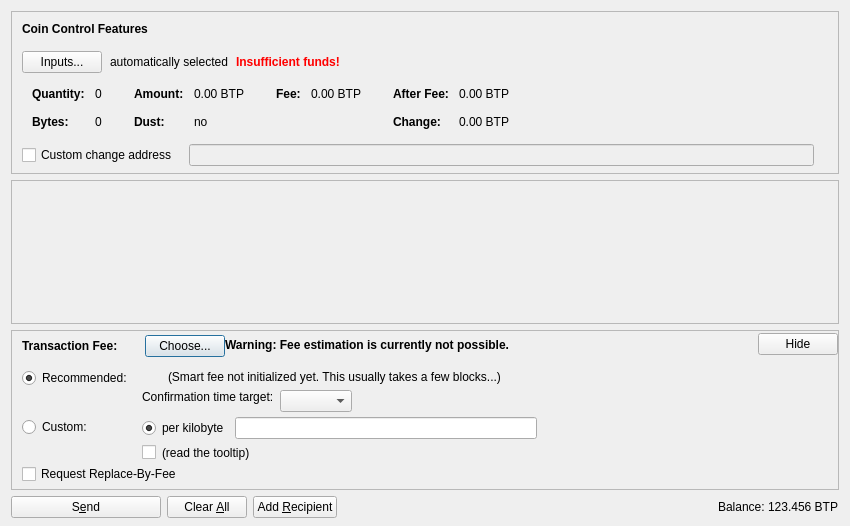
<?xml version="1.0" encoding="UTF-8"?>
<ui version="4.0">
 <class>SendCoinsDialog</class>
 <widget class="QDialog" name="SendCoinsDialog">
  <property name="geometry">
   <rect>
    <x>0</x>
    <y>0</y>
    <width>850</width>
    <height>526</height>
   </rect>
  </property>
  <property name="windowTitle">
   <string>Send Coins</string>
  </property>
  <layout class="QVBoxLayout" name="verticalLayout" stretch="0,1,0,0">
   <property name="bottomMargin">
    <number>8</number>
   </property>
   <item>
    <widget class="QFrame" name="frameCoinControl">
     <property name="sizePolicy">
      <sizepolicy hsizetype="Expanding" vsizetype="Expanding">
       <horstretch>0</horstretch>
       <verstretch>0</verstretch>
      </sizepolicy>
     </property>
     <property name="maximumSize">
      <size>
       <width>16777215</width>
       <height>16777215</height>
      </size>
     </property>
     <property name="frameShape">
      <enum>QFrame::StyledPanel</enum>
     </property>
     <property name="frameShadow">
      <enum>QFrame::Sunken</enum>
     </property>
     <layout class="QVBoxLayout" name="verticalLayoutCoinControl2">
      <property name="spacing">
       <number>0</number>
      </property>
      <property name="leftMargin">
       <number>0</number>
      </property>
      <property name="topMargin">
       <number>0</number>
      </property>
      <property name="rightMargin">
       <number>0</number>
      </property>
      <property name="bottomMargin">
       <number>6</number>
      </property>
      <item>
       <layout class="QVBoxLayout" name="verticalLayoutCoinControl" stretch="0,0,0,0,1">
        <property name="spacing">
         <number>0</number>
        </property>
        <property name="leftMargin">
         <number>10</number>
        </property>
        <property name="topMargin">
         <number>10</number>
        </property>
        <item>
         <layout class="QHBoxLayout" name="horizontalLayoutCoinControl1">
          <property name="bottomMargin">
           <number>15</number>
          </property>
          <item>
           <widget class="QLabel" name="labelCoinControlFeatures">
            <property name="sizePolicy">
             <sizepolicy hsizetype="Preferred" vsizetype="Maximum">
              <horstretch>0</horstretch>
              <verstretch>0</verstretch>
             </sizepolicy>
            </property>
            <property name="font">
             <font>
              <weight>75</weight>
              <bold>true</bold>
             </font>
            </property>
            <property name="styleSheet">
             <string notr="true">font-weight:bold;</string>
            </property>
            <property name="text">
             <string>Coin Control Features</string>
            </property>
           </widget>
          </item>
         </layout>
        </item>
        <item>
         <layout class="QHBoxLayout" name="horizontalLayoutCoinControl2" stretch="0,0,0,0">
          <property name="spacing">
           <number>8</number>
          </property>
          <property name="bottomMargin">
           <number>10</number>
          </property>
          <item>
           <widget class="QPushButton" name="pushButtonCoinControl">
            <property name="styleSheet">
             <string notr="true"/>
            </property>
            <property name="text">
             <string>Inputs...</string>
            </property>
            <property name="autoDefault">
             <bool>false</bool>
            </property>
           </widget>
          </item>
          <item>
           <widget class="QLabel" name="labelCoinControlAutomaticallySelected">
            <property name="text">
             <string>automatically selected</string>
            </property>
            <property name="margin">
             <number>5</number>
            </property>
           </widget>
          </item>
          <item>
           <widget class="QLabel" name="labelCoinControlInsuffFunds">
            <property name="font">
             <font>
              <weight>75</weight>
              <bold>true</bold>
             </font>
            </property>
            <property name="styleSheet">
             <string notr="true">color:red;font-weight:bold;</string>
            </property>
            <property name="text">
             <string>Insufficient funds!</string>
            </property>
            <property name="margin">
             <number>5</number>
            </property>
           </widget>
          </item>
          <item>
           <spacer name="horizontalSpacerCoinControl">
            <property name="orientation">
             <enum>Qt::Horizontal</enum>
            </property>
            <property name="sizeHint" stdset="0">
             <size>
              <width>40</width>
              <height>1</height>
             </size>
            </property>
           </spacer>
          </item>
         </layout>
        </item>
        <item>
         <widget class="QWidget" name="widgetCoinControl" native="true">
          <property name="sizePolicy">
           <sizepolicy hsizetype="Preferred" vsizetype="Preferred">
            <horstretch>0</horstretch>
            <verstretch>0</verstretch>
           </sizepolicy>
          </property>
          <property name="minimumSize">
           <size>
            <width>0</width>
            <height>0</height>
           </size>
          </property>
          <property name="styleSheet">
           <string notr="true"/>
          </property>
          <layout class="QHBoxLayout" name="horizontalLayoutCoinControl5">
           <property name="leftMargin">
            <number>0</number>
           </property>
           <property name="topMargin">
            <number>0</number>
           </property>
           <property name="rightMargin">
            <number>0</number>
           </property>
           <property name="bottomMargin">
            <number>0</number>
           </property>
           <item>
            <layout class="QHBoxLayout" name="horizontalLayoutCoinControl3" stretch="0,0,0,1">
             <property name="spacing">
              <number>20</number>
             </property>
             <property name="topMargin">
              <number>0</number>
             </property>
             <property name="bottomMargin">
              <number>10</number>
             </property>
             <item>
              <layout class="QFormLayout" name="formLayoutCoinControl1">
               <property name="horizontalSpacing">
                <number>10</number>
               </property>
               <property name="verticalSpacing">
                <number>14</number>
               </property>
               <property name="leftMargin">
                <number>10</number>
               </property>
               <property name="topMargin">
                <number>4</number>
               </property>
               <property name="rightMargin">
                <number>6</number>
               </property>
               <item row="0" column="0">
                <widget class="QLabel" name="labelCoinControlQuantityText">
                 <property name="font">
                  <font>
                   <weight>75</weight>
                   <bold>true</bold>
                  </font>
                 </property>
                 <property name="text">
                  <string>Quantity:</string>
                 </property>
                 <property name="margin">
                  <number>0</number>
                 </property>
                </widget>
               </item>
               <item row="0" column="1">
                <widget class="QLabel" name="labelCoinControlQuantity">
                 <property name="cursor">
                  <cursorShape>IBeamCursor</cursorShape>
                 </property>
                 <property name="contextMenuPolicy">
                  <enum>Qt::ActionsContextMenu</enum>
                 </property>
                 <property name="text">
                  <string notr="true">0</string>
                 </property>
                 <property name="margin">
                  <number>0</number>
                 </property>
                 <property name="textInteractionFlags">
                  <set>Qt::LinksAccessibleByMouse|Qt::TextSelectableByKeyboard|Qt::TextSelectableByMouse</set>
                 </property>
                </widget>
               </item>
               <item row="1" column="0">
                <widget class="QLabel" name="labelCoinControlBytesText">
                 <property name="font">
                  <font>
                   <weight>75</weight>
                   <bold>true</bold>
                  </font>
                 </property>
                 <property name="text">
                  <string>Bytes:</string>
                 </property>
                </widget>
               </item>
               <item row="1" column="1">
                <widget class="QLabel" name="labelCoinControlBytes">
                 <property name="cursor">
                  <cursorShape>IBeamCursor</cursorShape>
                 </property>
                 <property name="contextMenuPolicy">
                  <enum>Qt::ActionsContextMenu</enum>
                 </property>
                 <property name="text">
                  <string notr="true">0</string>
                 </property>
                 <property name="textInteractionFlags">
                  <set>Qt::LinksAccessibleByMouse|Qt::TextSelectableByKeyboard|Qt::TextSelectableByMouse</set>
                 </property>
                </widget>
               </item>
              </layout>
             </item>
             <item>
              <layout class="QFormLayout" name="formLayoutCoinControl2">
               <property name="horizontalSpacing">
                <number>10</number>
               </property>
               <property name="verticalSpacing">
                <number>14</number>
               </property>
               <property name="leftMargin">
                <number>6</number>
               </property>
               <property name="topMargin">
                <number>4</number>
               </property>
               <property name="rightMargin">
                <number>6</number>
               </property>
               <item row="0" column="0">
                <widget class="QLabel" name="labelCoinControlAmountText">
                 <property name="font">
                  <font>
                   <weight>75</weight>
                   <bold>true</bold>
                  </font>
                 </property>
                 <property name="text">
                  <string>Amount:</string>
                 </property>
                 <property name="margin">
                  <number>0</number>
                 </property>
                </widget>
               </item>
               <item row="0" column="1">
                <widget class="QLabel" name="labelCoinControlAmount">
                 <property name="cursor">
                  <cursorShape>IBeamCursor</cursorShape>
                 </property>
                 <property name="contextMenuPolicy">
                  <enum>Qt::ActionsContextMenu</enum>
                 </property>
                 <property name="text">
                  <string notr="true">0.00 BTP</string>
                 </property>
                 <property name="textInteractionFlags">
                  <set>Qt::LinksAccessibleByMouse|Qt::TextSelectableByKeyboard|Qt::TextSelectableByMouse</set>
                 </property>
                </widget>
               </item>
               <item row="1" column="0">
                <widget class="QLabel" name="labelCoinControlLowOutputText">
                 <property name="font">
                  <font>
                   <weight>75</weight>
                   <bold>true</bold>
                  </font>
                 </property>
                 <property name="text">
                  <string>Dust:</string>
                 </property>
                </widget>
               </item>
               <item row="1" column="1">
                <widget class="QLabel" name="labelCoinControlLowOutput">
                 <property name="cursor">
                  <cursorShape>IBeamCursor</cursorShape>
                 </property>
                 <property name="contextMenuPolicy">
                  <enum>Qt::ActionsContextMenu</enum>
                 </property>
                 <property name="text">
                  <string notr="true">no</string>
                 </property>
                 <property name="textInteractionFlags">
                  <set>Qt::LinksAccessibleByMouse|Qt::TextSelectableByKeyboard|Qt::TextSelectableByMouse</set>
                 </property>
                </widget>
               </item>
              </layout>
             </item>
             <item>
              <layout class="QFormLayout" name="formLayoutCoinControl3">
               <property name="horizontalSpacing">
                <number>10</number>
               </property>
               <property name="verticalSpacing">
                <number>14</number>
               </property>
               <property name="leftMargin">
                <number>6</number>
               </property>
               <property name="topMargin">
                <number>4</number>
               </property>
               <property name="rightMargin">
                <number>6</number>
               </property>
               <item row="0" column="0">
                <widget class="QLabel" name="labelCoinControlFeeText">
                 <property name="font">
                  <font>
                   <weight>75</weight>
                   <bold>true</bold>
                  </font>
                 </property>
                 <property name="text">
                  <string>Fee:</string>
                 </property>
                 <property name="margin">
                  <number>0</number>
                 </property>
                </widget>
               </item>
               <item row="0" column="1">
                <widget class="QLabel" name="labelCoinControlFee">
                 <property name="cursor">
                  <cursorShape>IBeamCursor</cursorShape>
                 </property>
                 <property name="contextMenuPolicy">
                  <enum>Qt::ActionsContextMenu</enum>
                 </property>
                 <property name="text">
                  <string notr="true">0.00 BTP</string>
                 </property>
                 <property name="textInteractionFlags">
                  <set>Qt::LinksAccessibleByMouse|Qt::TextSelectableByKeyboard|Qt::TextSelectableByMouse</set>
                 </property>
                </widget>
               </item>
              </layout>
             </item>
             <item>
              <layout class="QFormLayout" name="formLayoutCoinControl4">
               <property name="horizontalSpacing">
                <number>10</number>
               </property>
               <property name="verticalSpacing">
                <number>14</number>
               </property>
               <property name="leftMargin">
                <number>6</number>
               </property>
               <property name="topMargin">
                <number>4</number>
               </property>
               <property name="rightMargin">
                <number>6</number>
               </property>
               <item row="0" column="0">
                <widget class="QLabel" name="labelCoinControlAfterFeeText">
                 <property name="font">
                  <font>
                   <weight>75</weight>
                   <bold>true</bold>
                  </font>
                 </property>
                 <property name="text">
                  <string>After Fee:</string>
                 </property>
                 <property name="margin">
                  <number>0</number>
                 </property>
                </widget>
               </item>
               <item row="0" column="1">
                <widget class="QLabel" name="labelCoinControlAfterFee">
                 <property name="cursor">
                  <cursorShape>IBeamCursor</cursorShape>
                 </property>
                 <property name="contextMenuPolicy">
                  <enum>Qt::ActionsContextMenu</enum>
                 </property>
                 <property name="text">
                  <string notr="true">0.00 BTP</string>
                 </property>
                 <property name="textInteractionFlags">
                  <set>Qt::LinksAccessibleByMouse|Qt::TextSelectableByKeyboard|Qt::TextSelectableByMouse</set>
                 </property>
                </widget>
               </item>
               <item row="1" column="0">
                <widget class="QLabel" name="labelCoinControlChangeText">
                 <property name="font">
                  <font>
                   <weight>75</weight>
                   <bold>true</bold>
                  </font>
                 </property>
                 <property name="text">
                  <string>Change:</string>
                 </property>
                </widget>
               </item>
               <item row="1" column="1">
                <widget class="QLabel" name="labelCoinControlChange">
                 <property name="cursor">
                  <cursorShape>IBeamCursor</cursorShape>
                 </property>
                 <property name="contextMenuPolicy">
                  <enum>Qt::ActionsContextMenu</enum>
                 </property>
                 <property name="text">
                  <string notr="true">0.00 BTP</string>
                 </property>
                 <property name="textInteractionFlags">
                  <set>Qt::LinksAccessibleByMouse|Qt::TextSelectableByKeyboard|Qt::TextSelectableByMouse</set>
                 </property>
                </widget>
               </item>
              </layout>
             </item>
            </layout>
           </item>
          </layout>
         </widget>
        </item>
        <item>
         <layout class="QHBoxLayout" name="horizontalLayoutCoinControl4" stretch="0,0,0">
          <property name="spacing">
           <number>12</number>
          </property>
          <property name="sizeConstraint">
           <enum>QLayout::SetDefaultConstraint</enum>
          </property>
          <property name="topMargin">
           <number>5</number>
          </property>
          <property name="rightMargin">
           <number>5</number>
          </property>
          <item>
           <widget class="QCheckBox" name="checkBoxCoinControlChange">
            <property name="toolTip">
             <string>If this is activated, but the change address is empty or invalid, change will be sent to a newly generated address.</string>
            </property>
            <property name="text">
             <string>Custom change address</string>
            </property>
           </widget>
          </item>
          <item>
           <widget class="QValidatedLineEdit" name="lineEditCoinControlChange">
            <property name="enabled">
             <bool>false</bool>
            </property>
            <property name="sizePolicy">
             <sizepolicy hsizetype="Expanding" vsizetype="Fixed">
              <horstretch>0</horstretch>
              <verstretch>0</verstretch>
             </sizepolicy>
            </property>
           </widget>
          </item>
          <item>
           <widget class="QLabel" name="labelCoinControlChangeLabel">
            <property name="sizePolicy">
             <sizepolicy hsizetype="Preferred" vsizetype="Expanding">
              <horstretch>0</horstretch>
              <verstretch>0</verstretch>
             </sizepolicy>
            </property>
            <property name="minimumSize">
             <size>
              <width>0</width>
              <height>0</height>
             </size>
            </property>
            <property name="text">
             <string/>
            </property>
            <property name="margin">
             <number>3</number>
            </property>
           </widget>
          </item>
         </layout>
        </item>
        <item>
         <spacer name="verticalSpacerCoinControl">
          <property name="orientation">
           <enum>Qt::Vertical</enum>
          </property>
          <property name="sizeHint" stdset="0">
           <size>
            <width>800</width>
            <height>1</height>
           </size>
          </property>
         </spacer>
        </item>
       </layout>
      </item>
     </layout>
    </widget>
   </item>
   <item>
    <widget class="QScrollArea" name="scrollArea">
     <property name="widgetResizable">
      <bool>true</bool>
     </property>
     <widget class="QWidget" name="scrollAreaWidgetContents">
      <property name="geometry">
       <rect>
        <x>0</x>
        <y>0</y>
        <width>830</width>
        <height>104</height>
       </rect>
      </property>
      <layout class="QVBoxLayout" name="verticalLayout_2" stretch="0,1">
       <property name="leftMargin">
        <number>0</number>
       </property>
       <property name="topMargin">
        <number>0</number>
       </property>
       <property name="rightMargin">
        <number>0</number>
       </property>
       <property name="bottomMargin">
        <number>0</number>
       </property>
       <item>
        <layout class="QVBoxLayout" name="entries">
         <property name="spacing">
          <number>6</number>
         </property>
        </layout>
       </item>
       <item>
        <spacer name="verticalSpacer">
         <property name="orientation">
          <enum>Qt::Vertical</enum>
         </property>
         <property name="sizeHint" stdset="0">
          <size>
           <width>20</width>
           <height>40</height>
          </size>
         </property>
        </spacer>
       </item>
      </layout>
     </widget>
    </widget>
   </item>
   <item>
    <widget class="QFrame" name="frameFee">
     <property name="sizePolicy">
      <sizepolicy hsizetype="Expanding" vsizetype="Expanding">
       <horstretch>0</horstretch>
       <verstretch>0</verstretch>
      </sizepolicy>
     </property>
     <property name="maximumSize">
      <size>
       <width>16777215</width>
       <height>16777215</height>
      </size>
     </property>
     <property name="frameShape">
      <enum>QFrame::StyledPanel</enum>
     </property>
     <property name="frameShadow">
      <enum>QFrame::Sunken</enum>
     </property>
     <layout class="QVBoxLayout" name="verticalLayoutFee1">
      <property name="spacing">
       <number>0</number>
      </property>
      <property name="leftMargin">
       <number>0</number>
      </property>
      <property name="topMargin">
       <number>0</number>
      </property>
      <property name="rightMargin">
       <number>0</number>
      </property>
      <property name="bottomMargin">
       <number>0</number>
      </property>
      <item>
       <layout class="QVBoxLayout" name="verticalLayoutFee2" stretch="0,0,0">
        <property name="spacing">
         <number>0</number>
        </property>
        <property name="leftMargin">
         <number>10</number>
        </property>
        <property name="topMargin">
         <number>0</number>
        </property>
        <item>
         <layout class="QHBoxLayout" name="horizontalLayoutFee1">
          <property name="bottomMargin">
           <number>0</number>
          </property>
          <item>
           <layout class="QVBoxLayout" name="verticalLayoutFee7">
            <property name="spacing">
             <number>0</number>
            </property>
            <item>
             <spacer name="verticalSpacerSmartFee">
              <property name="orientation">
               <enum>Qt::Vertical</enum>
              </property>
              <property name="sizeType">
               <enum>QSizePolicy::Fixed</enum>
              </property>
              <property name="sizeHint" stdset="0">
               <size>
                <width>1</width>
                <height>4</height>
               </size>
              </property>
             </spacer>
            </item>
            <item>
             <layout class="QHBoxLayout" name="horizontalLayoutSmartFee">
              <property name="spacing">
               <number>10</number>
              </property>
              <item>
               <widget class="QLabel" name="labelFeeHeadline">
                <property name="sizePolicy">
                 <sizepolicy hsizetype="Preferred" vsizetype="Maximum">
                  <horstretch>0</horstretch>
                  <verstretch>0</verstretch>
                 </sizepolicy>
                </property>
                <property name="font">
                 <font>
                  <weight>75</weight>
                  <bold>true</bold>
                 </font>
                </property>
                <property name="styleSheet">
                 <string notr="true">font-weight:bold;</string>
                </property>
                <property name="text">
                 <string>Transaction Fee:</string>
                </property>
               </widget>
              </item>
              <item>
               <widget class="QLabel" name="labelFeeMinimized">
                <property name="text">
                 <string/>
                </property>
               </widget>
              </item>
              <item>
               <widget class="QPushButton" name="buttonChooseFee">
                <property name="text">
                 <string>Choose...</string>
                </property>
               </widget>
              </item>
             </layout>
            </item>
            <item>
             <spacer name="verticalSpacer_5">
              <property name="orientation">
               <enum>Qt::Vertical</enum>
              </property>
              <property name="sizeHint" stdset="0">
               <size>
                <width>1</width>
                <height>1</height>
               </size>
              </property>
             </spacer>
            </item>
           </layout>
          </item>
          <item>
           <widget class="QLabel" name="fallbackFeeWarningLabel">
            <property name="toolTip">
             <string>Using the fallbackfee can result in sending a transaction that will take several hours or days (or never) to confirm. Consider choosing your fee manually or wait until you have validated the complete chain.</string>
            </property>
            <property name="font">
            <font>
                <weight>75</weight>
                <bold>true</bold>
            </font>
            </property>
            <property name="text">
             <string>Warning: Fee estimation is currently not possible.</string>
            </property>
            <property name="wordWrap">
             <bool>false</bool>
            </property>
           </widget>
          </item>
          <item>
           <spacer name="horizontalSpacer_4">
            <property name="orientation">
             <enum>Qt::Horizontal</enum>
            </property>
            <property name="sizeType">
             <enum>QSizePolicy::MinimumExpanding</enum>
            </property>
            <property name="sizeHint" stdset="0">
             <size>
              <width>40</width>
              <height>20</height>
             </size>
            </property>
           </spacer>
          </item>
          <item>
           <widget class="QPushButton" name="buttonMinimizeFee">
            <property name="toolTip">
             <string>collapse fee-settings</string>
            </property>
            <property name="text">
             <string>Hide</string>
            </property>
           </widget>
          </item>
         </layout>
        </item>
        <item>
         <widget class="QFrame" name="frameFeeSelection">
          <layout class="QVBoxLayout" name="verticalLayoutFee12">
           <property name="spacing">
            <number>0</number>
           </property>
           <property name="leftMargin">
            <number>0</number>
           </property>
           <property name="topMargin">
            <number>0</number>
           </property>
           <property name="rightMargin">
            <number>0</number>
           </property>
           <property name="bottomMargin">
            <number>0</number>
           </property>
           <item>
            <layout class="QGridLayout" name="gridLayoutFee">
             <property name="topMargin">
              <number>10</number>
             </property>
             <property name="bottomMargin">
              <number>4</number>
             </property>
             <property name="horizontalSpacing">
              <number>10</number>
             </property>
             <property name="verticalSpacing">
              <number>4</number>
             </property>
             <item row="1" column="1">
              <layout class="QVBoxLayout" name="verticalLayoutFee8">
               <property name="spacing">
                <number>6</number>
               </property>
               <item>
                <layout class="QHBoxLayout" name="horizontalLayoutFee13">
                 <item>
                  <widget class="QRadioButton" name="radioCustomPerKilobyte">
                   <property name="toolTip">
                    <string>If the custom fee is set to 1000 satoshis and the transaction is only 250 bytes, then &quot;per kilobyte&quot; only pays 250 satoshis in fee, while &quot;total at least&quot; pays 1000 satoshis. For transactions bigger than a kilobyte both pay by kilobyte.</string>
                   </property>
                   <property name="text">
                    <string>per kilobyte</string>
                   </property>
                   <property name="checked">
                    <bool>true</bool>
                   </property>
                   <attribute name="buttonGroup">
                    <string notr="true">groupCustomFee</string>
                   </attribute>
                  </widget>
                 </item>
                 <item>
                  <widget class="BitcoinAmountField" name="customFee"/>
                 </item>
                 <item>
                  <spacer name="horizontalSpacer_6">
                   <property name="orientation">
                    <enum>Qt::Horizontal</enum>
                   </property>
                   <property name="sizeHint" stdset="0">
                    <size>
                     <width>1</width>
                     <height>1</height>
                    </size>
                   </property>
                  </spacer>
                 </item>
                </layout>
               </item>
               <item>
                <layout class="QHBoxLayout" name="horizontalLayoutFee8">
                 <item>
                  <widget class="QCheckBox" name="checkBoxMinimumFee">
                   <property name="toolTip">
                    <string>Paying only the minimum fee is just fine as long as there is less transaction volume than space in the blocks. But be aware that this can end up in a never confirming transaction once there is more demand for bitcoin transactions than the network can process.</string>
                   </property>
                   <property name="text">
                    <string/>
                   </property>
                  </widget>
                 </item>
                 <item>
                  <widget class="QLabel" name="labelMinFeeWarning">
                   <property name="enabled">
                    <bool>true</bool>
                   </property>
                   <property name="toolTip">
                    <string>Paying only the minimum fee is just fine as long as there is less transaction volume than space in the blocks. But be aware that this can end up in a never confirming transaction once there is more demand for bitcoin transactions than the network can process.</string>
                   </property>
                   <property name="text">
                    <string>(read the tooltip)</string>
                   </property>
                   <property name="margin">
                    <number>5</number>
                   </property>
                  </widget>
                 </item>
                 <item>
                  <spacer name="horizontalSpacer_2">
                   <property name="orientation">
                    <enum>Qt::Horizontal</enum>
                   </property>
                   <property name="sizeHint" stdset="0">
                    <size>
                     <width>1</width>
                     <height>1</height>
                    </size>
                   </property>
                  </spacer>
                 </item>
                </layout>
               </item>
              </layout>
             </item>
             <item row="0" column="0">
              <layout class="QVBoxLayout" name="verticalLayoutFee4" stretch="0,1">
               <item>
                <widget class="QRadioButton" name="radioSmartFee">
                 <property name="text">
                  <string>Recommended:</string>
                 </property>
                 <property name="checked">
                  <bool>true</bool>
                 </property>
                 <attribute name="buttonGroup">
                  <string notr="true">groupFee</string>
                 </attribute>
                </widget>
               </item>
               <item>
                <spacer name="verticalSpacer_2">
                 <property name="orientation">
                  <enum>Qt::Vertical</enum>
                 </property>
                 <property name="sizeHint" stdset="0">
                  <size>
                   <width>1</width>
                   <height>1</height>
                  </size>
                 </property>
                </spacer>
               </item>
              </layout>
             </item>
             <item row="1" column="0">
              <layout class="QVBoxLayout" name="verticalLayoutFee9" stretch="0,1">
               <item>
                <widget class="QRadioButton" name="radioCustomFee">
                 <property name="text">
                  <string>Custom:</string>
                 </property>
                 <attribute name="buttonGroup">
                  <string notr="true">groupFee</string>
                 </attribute>
                </widget>
               </item>
               <item>
                <spacer name="verticalSpacer_6">
                 <property name="orientation">
                  <enum>Qt::Vertical</enum>
                 </property>
                 <property name="sizeHint" stdset="0">
                  <size>
                   <width>1</width>
                   <height>1</height>
                  </size>
                 </property>
                </spacer>
               </item>
              </layout>
             </item>
             <item row="0" column="1">
              <layout class="QVBoxLayout" name="verticalLayoutFee3" stretch="0,0,1">
               <property name="spacing">
                <number>6</number>
               </property>
               <property name="topMargin">
                <number>2</number>
               </property>
               <item>
                <layout class="QHBoxLayout" name="horizontalLayoutFee12">
                 <item>
                  <widget class="QLabel" name="labelSmartFee">
                   <property name="text">
                    <string/>
                   </property>
                   <property name="margin">
                    <number>2</number>
                   </property>
                  </widget>
                 </item>
                 <item>
                  <widget class="QLabel" name="labelFeeEstimation">
                   <property name="text">
                    <string/>
                   </property>
                  </widget>
                 </item>
                 <item>
                  <widget class="QLabel" name="labelSmartFee2">
                   <property name="text">
                    <string>(Smart fee not initialized yet. This usually takes a few blocks...)</string>
                   </property>
                   <property name="margin">
                    <number>2</number>
                   </property>
                  </widget>
                 </item>
                 <item>
                  <spacer name="horizontalSpacer_5">
                   <property name="orientation">
                    <enum>Qt::Horizontal</enum>
                   </property>
                   <property name="sizeHint" stdset="0">
                    <size>
                     <width>1</width>
                     <height>1</height>
                    </size>
                   </property>
                  </spacer>
                 </item>
                </layout>
               </item>
               <item>
                <layout class="QHBoxLayout" name="horizontalLayoutFee9">
                 <item>
                  <layout class="QVBoxLayout" name="verticalLayoutFee6">
                   <item>
                    <widget class="QLabel" name="labelSmartFee3">
                     <property name="text">
                      <string>Confirmation time target:</string>
                     </property>
                     <property name="margin">
                      <number>2</number>
                     </property>
                    </widget>
                   </item>
                   <item>
                    <spacer name="verticalSpacer_3">
                     <property name="orientation">
                      <enum>Qt::Vertical</enum>
                     </property>
                     <property name="sizeHint" stdset="0">
                      <size>
                       <width>1</width>
                       <height>1</height>
                      </size>
                     </property>
                    </spacer>
                   </item>
                  </layout>
                 </item>
                 <item>
                  <layout class="QVBoxLayout" name="verticalLayoutFee5">
                   <property name="rightMargin">
                    <number>30</number>
                   </property>
                   <item>
                    <layout class="QHBoxLayout" name="horizontalLayoutConfTarget">
                     <property name="bottomMargin">
                      <number>0</number>
                     </property>
                     <item>
                      <widget class="QComboBox" name="confTargetSelector"/>
                     </item>
                     <item>
                      <spacer name="horizontalSpacerConfTarget">
                       <property name="orientation">
                        <enum>Qt::Horizontal</enum>
                       </property>
                       <property name="sizeHint" stdset="0">
                        <size>
                         <width>40</width>
                         <height>20</height>
                        </size>
                       </property>
                      </spacer>
                     </item>
                    </layout>
                   </item>
                  </layout>
                 </item>
                </layout>
               </item>
               <item>
                <spacer name="verticalSpacer_4">
                 <property name="orientation">
                  <enum>Qt::Vertical</enum>
                 </property>
                 <property name="sizeHint" stdset="0">
                  <size>
                   <width>1</width>
                   <height>1</height>
                  </size>
                 </property>
                </spacer>
               </item>
              </layout>
             </item>
            </layout>
           </item>
           <item>
            <widget class="QCheckBox" name="optInRBF">
             <property name="text">
              <string>Request Replace-By-Fee</string>
             </property>
             <property name="toolTip">
              <string>Indicates that the sender may wish to replace this transaction with a new one paying higher fees (prior to being confirmed).</string>
             </property>
            </widget>
           </item>
          </layout>
         </widget>
        </item>
        <item>
         <spacer name="verticalSpacerFee">
          <property name="orientation">
           <enum>Qt::Vertical</enum>
          </property>
          <property name="sizeHint" stdset="0">
           <size>
            <width>40</width>
            <height>5</height>
           </size>
          </property>
         </spacer>
        </item>
       </layout>
      </item>
     </layout>
    </widget>
   </item>
   <item>
    <layout class="QHBoxLayout" name="horizontalLayout">
     <item>
      <widget class="QPushButton" name="sendButton">
       <property name="minimumSize">
        <size>
         <width>150</width>
         <height>0</height>
        </size>
       </property>
       <property name="toolTip">
        <string>Confirm the send action</string>
       </property>
       <property name="text">
        <string>S&amp;end</string>
       </property>
       <property name="icon">
        <iconset resource="../bitcoin.qrc">
         <normaloff>:/icons/send</normaloff>:/icons/send</iconset>
       </property>
       <property name="autoDefault">
        <bool>false</bool>
       </property>
       <property name="default">
        <bool>false</bool>
       </property>
      </widget>
     </item>
     <item>
      <widget class="QPushButton" name="clearButton">
       <property name="sizePolicy">
        <sizepolicy hsizetype="Minimum" vsizetype="Fixed">
         <horstretch>0</horstretch>
         <verstretch>0</verstretch>
        </sizepolicy>
       </property>
       <property name="toolTip">
        <string>Clear all fields of the form.</string>
       </property>
       <property name="text">
        <string>Clear &amp;All</string>
       </property>
       <property name="icon">
        <iconset resource="../bitcoin.qrc">
         <normaloff>:/icons/remove</normaloff>:/icons/remove</iconset>
       </property>
       <property name="autoDefault">
        <bool>false</bool>
       </property>
      </widget>
     </item>
     <item>
      <widget class="QPushButton" name="addButton">
       <property name="toolTip">
        <string>Send to multiple recipients at once</string>
       </property>
       <property name="text">
        <string>Add &amp;Recipient</string>
       </property>
       <property name="icon">
        <iconset resource="../bitcoin.qrc">
         <normaloff>:/icons/add</normaloff>:/icons/add</iconset>
       </property>
       <property name="autoDefault">
        <bool>false</bool>
       </property>
      </widget>
     </item>
     <item>
      <spacer name="horizontalSpacer">
       <property name="orientation">
        <enum>Qt::Horizontal</enum>
       </property>
       <property name="sizeHint" stdset="0">
        <size>
         <width>40</width>
         <height>20</height>
        </size>
       </property>
      </spacer>
     </item>
     <item>
      <layout class="QHBoxLayout" name="horizontalLayout_2">
       <property name="spacing">
        <number>3</number>
       </property>
       <item>
        <widget class="QLabel" name="label">
         <property name="sizePolicy">
          <sizepolicy hsizetype="Preferred" vsizetype="Fixed">
           <horstretch>0</horstretch>
           <verstretch>0</verstretch>
          </sizepolicy>
         </property>
         <property name="text">
          <string>Balance:</string>
         </property>
        </widget>
       </item>
       <item>
        <widget class="QLabel" name="labelBalance">
         <property name="sizePolicy">
          <sizepolicy hsizetype="Preferred" vsizetype="Fixed">
           <horstretch>0</horstretch>
           <verstretch>0</verstretch>
          </sizepolicy>
         </property>
         <property name="cursor">
          <cursorShape>IBeamCursor</cursorShape>
         </property>
         <property name="text">
          <string notr="true">123.456 BTP</string>
         </property>
         <property name="textInteractionFlags">
          <set>Qt::LinksAccessibleByMouse|Qt::TextSelectableByKeyboard|Qt::TextSelectableByMouse</set>
         </property>
        </widget>
       </item>
      </layout>
     </item>
    </layout>
   </item>
  </layout>
 </widget>
 <customwidgets>
  <customwidget>
   <class>QValidatedLineEdit</class>
   <extends>QLineEdit</extends>
   <header>qvalidatedlineedit.h</header>
  </customwidget>
  <customwidget>
   <class>BitcoinAmountField</class>
   <extends>QLineEdit</extends>
   <header>bitcoinamountfield.h</header>
   <container>1</container>
  </customwidget>
 </customwidgets>
 <resources>
  <include location="../bitcoin.qrc"/>
 </resources>
 <connections/>
 <buttongroups>
  <buttongroup name="groupFee"/>
  <buttongroup name="groupCustomFee"/>
 </buttongroups>
</ui>
